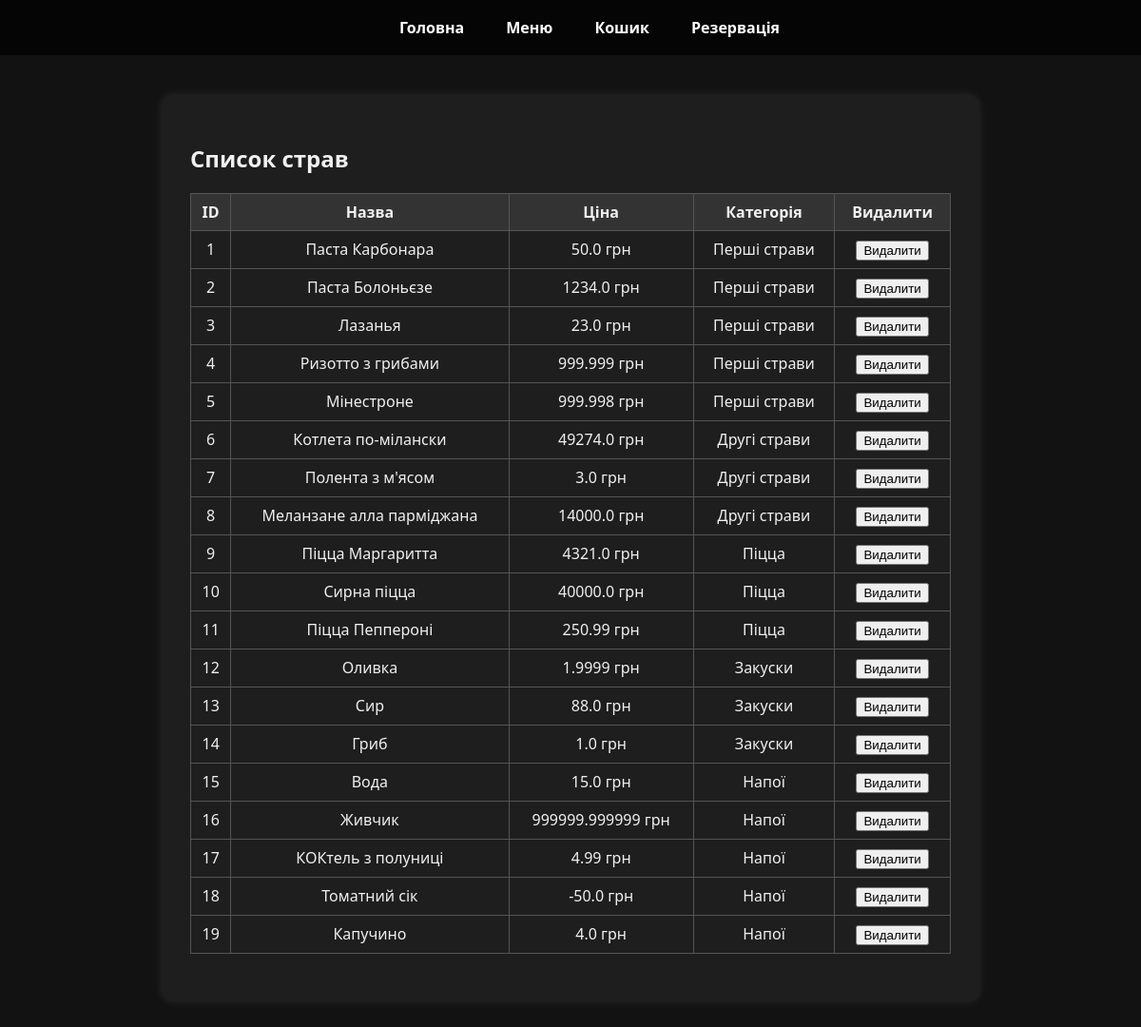
/admin/dishes, run on the app's committed database.
### tables.py (models this page shows)
class Dish(db.Model):
    id = db.Column(db.Integer, primary_key=True)
    name = db.Column(db.String(100), nullable=False)
    description = db.Column(db.Text, nullable=True)
    image = db.Column(db.String(200), nullable=True)
    price = db.Column(db.Float, nullable=False)
    category = db.Column(db.String(100), nullable=False)

### app.py (the view)
@app.route('/admin/dishes')
def admin_dishes():
    dishes = Dish.query.all()
    return render_template('admin_dishes.html', dishes=dishes)

### app.py (called while the page is built)
@app.before_request
def create_tables():
    db.create_all()

### templates/admin_dishes.html (shortened to what this page needs)
{% extends "base.html" %}
{% block content %}
<div class="admin-panel">
    <h2>Список страв</h2>
    <table>
        <thead>
            <tr>
                <th>ID</th>
                <th>Назва</th>
                <th>Ціна</th>
                <th>Категорія</th>
                <th>Видалити</th>
            </tr>
        </thead>
        <tbody>
            {% for dish in dishes %}
            <tr>
                <td>{{ dish.id }}</td>
                <td>{{ dish.name }}</td>
                <td>{{ dish.price }} грн</td>
                <td>{{ dish.category }}</td>
                <td>
                    <form method="POST" action="{{ url_for('delete_dish', dish_id=dish.id) }}" onsubmit="return confirm('Видалити страву');">
                        <button type="submit">Видалити</button>
                    </form>
                </td>
            </tr>
            {% endfor %}
        </tbody>
    </table>
</div>
{% endblock %}

### templates/base.html (shortened to what this page needs)
<!DOCTYPE html>
<html lang="ua">
<head>
    <link rel="stylesheet" href="{{ url_for('static', filename='style.css') }}">
</head>
<body>
    {% include 'navbar.html' %}
    <div class="content">
        {% block content %}{% endblock %}
    </div>
</body>
</html>

### templates/navbar.html (shortened to what this page needs)
<div class="navbar">
    <a href="{{ url_for('dashboard') }}">Головна</a>
    <a href="{{ url_for('menu') }}">Меню</a>
    <a href="{{ url_for('cart') }}">Кошик</a>
    <a href="{{ url_for('reserve_table') }}">Резервація</a>
</div>

### static/style.css (style rules this page uses)
body { background-color: #121212; color: #f5f5f5; font-family: 'Segoe UI', Tahoma, Geneva, Verdana, sans-serif; margin: 0; padding: 0; }
table { width: 100%; border-collapse: collapse; margin-bottom: 20px; }
th, td { padding: 10px; border-bottom: 1px solid #444; text-align: center; }
body { padding-top: 60px; }
.admin-panel { max-width: 800px; margin: 40px auto; background-color: #1e1e1e; color: #f0f0f0; padding: 30px; border-radius: 12px; box-shadow: 0 0 10px rgba(255,255,255,0.1); }
.navbar { background-color: rgba(0, 0, 0, 0.7); padding: 10px 20px; display: flex; justify-content: center; gap: 20px; position: fixed; top: 0; width: 100%; z-index: 1000; backdrop-filter: blur(5px); }
.navbar a { color: white; text-decoration: none; font-weight: bold; padding: 8px 12px; border-radius: 5px; transition: background-color 0.3s; }
.admin-panel table { width: 100%; border-collapse: collapse; margin-top: 20px; }
.admin-panel th, .admin-panel td { border: 1px solid #555; padding: 8px; text-align: center; }
.admin-panel th { background-color: #333; }

### data on the page
Dish: id "1", name "Паста Карбонара", price "50.0", category "Перші страви"
Dish: id "2", name "Паста Болоньєзе", price "1234.0", category "Перші страви"
Dish: id "3", name "Лазанья", price "23.0", category "Перші страви"
Dish: id "4", name "Ризотто з грибами", price "999.999", category "Перші страви"
Dish: id "5", name "Мінестроне", price "999.998", category "Перші страви"
Dish: id "6", name "Котлета по-мілански", price "49274.0", category "Другі страви"
Dish: id "7", name "Полента з м'ясом", price "3.0", category "Другі страви"
Dish: id "8", name "Меланзане алла парміджана", price "14000.0", category "Другі страви"
Dish: id "9", name "Піцца Маргаритта", price "4321.0", category "Піцца"
Dish: id "10", name "Сирна піцца", price "40000.0", category "Піцца"
Dish: id "11", name "Піцца Пеппероні", price "250.99", category "Піцца"
Dish: id "12", name "Оливка", price "1.9999", category "Закуски"
Dish: id "13", name "Сир", price "88.0", category "Закуски"
Dish: id "14", name "Гриб", price "1.0", category "Закуски"
Dish: id "15", name "Вода", price "15.0", category "Напої"
Dish: id "16", name "Живчик", price "999999.999999", category "Напої"
Dish: id "17", name "КОКтель з полуниці", price "4.99", category "Напої"
Dish: id "18", name "Томатний сік", price "-50.0", category "Напої"
Dish: id "19", name "Капучино", price "4.0", category "Напої"
